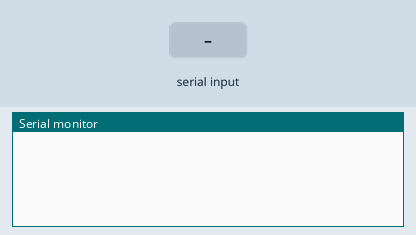
The sketch below on a simulated Arduino Uno, built with avr-gcc and run on an emulated ATmega328P. On the bench: the last lines printed to the serial monitor. The test bench sets the inputs (shaded band).

Above: at 1.2 s.
1.3 s: "A90\n" received over Serial
At 2.5 s:
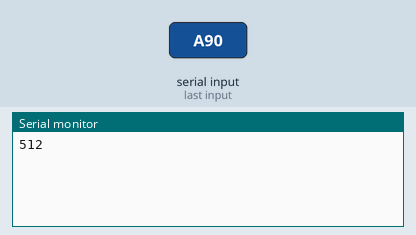
2.8 s: "D,45\n" received over Serial
At 3.9 s:
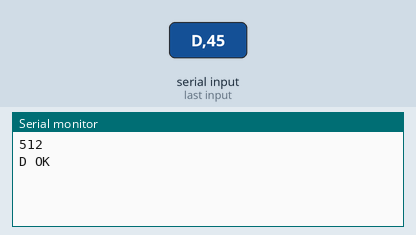

Measured:
- after the input at 1.3 s, the serial monitor: prints a new line at once (image 1)
- after the input at 2.8 s, the serial monitor: prints a new line at once (image 2)

The sketch:

arduinoUnoInterface.ino
```cpp
/*
Formati za aplikaciju:

*** Analogni ulaz:
An: n 0-5

*** Analogni PWM izlaz:
Wnnwww: nn 00 - 13 broj digitalnog kanala, www 000 - 255

*** Digitalni ulaz:
DInn: nn 00 - 13

*** Digitalni izlaz:
DOnnb: nn 00 - 13, b 0 /1
*/
char c, m;
String s;
int n, b, w, r;

void setup()
{
  // put your setup code here, to run once:
  Serial.begin(9600);
}

void loop()
{
  // put your main code here, to run repeatedly:
  if(Serial.available())
  {
    c = Serial.read();
    switch(c)
    {
      case 'A':
        //Serial.println("Analog read:");
        while(!Serial.available()){}
        c = Serial.read();
        n = (int)c - 48;
        //Serial.println("Channel: " + String(n));
        Serial.println(analogRead(n));
        break;
      case 'W':
        //Serial.println("Analog write: ");
        s = "";
        while(!Serial.available()){}
        c = Serial.read();
        s += c;
        while(!Serial.available()){}
        c = Serial.read();
        s += c;
        n  = s.toInt();
        //pinMode(n, OUTPUT);
        //Serial.println("Channel: " + String(n));
        s = "";
        while(!Serial.available()){}
        c = Serial.read();
        s += c;
        while(!Serial.available()){}
        c = Serial.read();
        s += c;
        while(!Serial.available()){}
        c = Serial.read();
        s += c;
        w = s.toInt();
        analogWrite(n, w);
        //Serial.println("Upisana vrednost: " + String(w));
        Serial.println("W OK");
        break;
      case 'D':
        s = "";
        while(!Serial.available()){}
        m = Serial.read();
        while(!Serial.available()){}
        c = Serial.read();
        s += c;
        while(!Serial.available()){}
        c = Serial.read();
        s += c;
        n  = s.toInt();
        if(m == 'I')
        {
          //Serial.println("Digital input");
          pinMode(n, INPUT);
          //Serial.println("Channel: " + String(n));
          b = digitalRead(n);
          //Serial.println("Ocitana binarna vrednost: " + String(b));
          Serial.println(b);
        }
        else
        {
          //Serial.println("Digital output");
          pinMode(n, OUTPUT);
          //Serial.println("Channel: " + String(n));
          while(!Serial.available()){}
          c = Serial.read();
          b = (int)c - 48;
          digitalWrite(n, b);
          //Serial.println("Upisana binarna vrednost: " + String(b));
          Serial.println("D OK");
        }
        break;
/*
      case 'R':
        s = "";
        while(!Serial.available()){}
        m = Serial.read();
        while(!Serial.available()){}
        c = Serial.read();
        s += c;
        while(!Serial.available()){}
        c = Serial.read();
        s += c;
        r = s.toInt();
        if(m == 'I')
        {
          analogReadResolution(r);
          Serial.println("RI OK");
        }
        else
        {
          analogWriteResolution(r);
          Serial.println("RW OK");
        }
        break;

      case 'C':
        s = "";
        while(!Serial.available()){}
        c = Serial.read();
        n = (int)(c - 48);
        while(!Serial.available()){}
        c = Serial.read();
        s += c;
        while(!Serial.available()){}
        c = Serial.read();
        s += c;
        while(!Serial.available()){}
        c = Serial.read();
        s += c;
        while(!Serial.available()){}
        c = Serial.read();
        s += c;
        w = s.toInt();
        if(n == 0)
        {
          analogWrite(DAC0, w);
          Serial.println("DAC0 OK");
        }
        else
        {
          analogWrite(DAC1, w);
          Serial.println("DAC1 OK");
        }
        break;
*/
    }
  }
}
```
